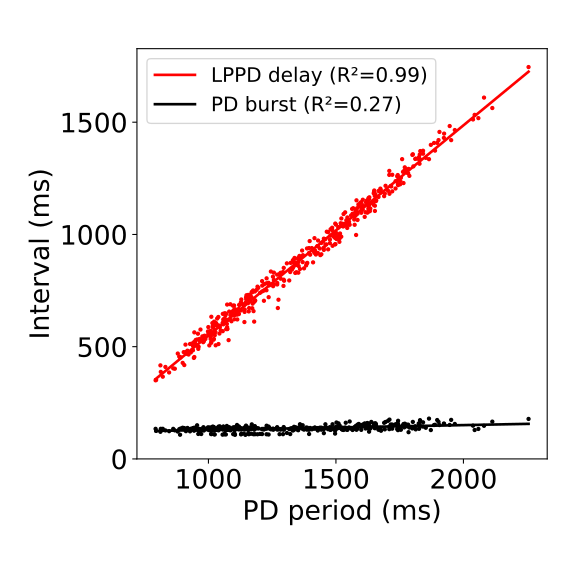

Source code (Python):
"""Copyright (c) 2026 Pablo Sanchez-Martin. All Rights Reserved.
Use of this source code is govern by GPL-3.0 license that 
can be found in the LICENSE file"""

import numpy as np
import pandas as pd
import matplotlib.pyplot as plt
from matplotlib.patches import Patch
import scipy.stats as stats

#GENERAL CONSTANTS
plt.rcParams.update({'font.size': 20})#Consistent fontsize for all figures

#Route to the analysed_data.pkl data file, by default in the previous folder to this script
path = "../analyzed_data.pkl"
df_data = pd.read_pickle(path)

exp = df_data["6"]



x = exp["intervals"]["PD1_period"]
y1 = exp["intervals"]["LPPD1_delay"]
y2 = exp["intervals"]["PD1_burst"]


fig, ax = plt.subplots(figsize=(6, 6))

# Scatter
ax.scatter(x, y1, s=5, c = "red")
ax.scatter(x, y2, s=5, c = "black")

# Regression
reg1 = stats.linregress(x, y1)
reg2 = stats.linregress(x, y2)


print(len(x))

# Smooth x-range for lines
x_line = np.linspace(np.min(x), np.max(x), 200)

ax.plot(x_line, reg1.slope*x_line + reg1.intercept,
        label=f"LPPD delay (R²={reg1.rvalue**2:.2f})", c = "red", linewidth = 2)

ax.plot(x_line, reg2.slope*x_line + reg2.intercept,
        label=f"PD burst (R²={reg2.rvalue**2:.2f})", c="black", linewidth = 2)



ax.set_xticks([1000,1500,2000])
ax.set_yticks([0,500,1000,1500])

ax.set_xlabel("PD period (ms)")
ax.set_ylabel("Interval (ms)")

import matplotlib.ticker as ticker

"""# Apply thousands comma separator to the y-axis
ax.yaxis.set_major_formatter(ticker.StrMethodFormatter('{x:,.0f}'))
ax.xaxis.set_major_formatter(ticker.StrMethodFormatter('{x:,.0f}'))"""


ax.legend(fontsize=15)

ax.set_box_aspect(1)

plt.tight_layout()
plt.savefig("example_invariant.svg")
